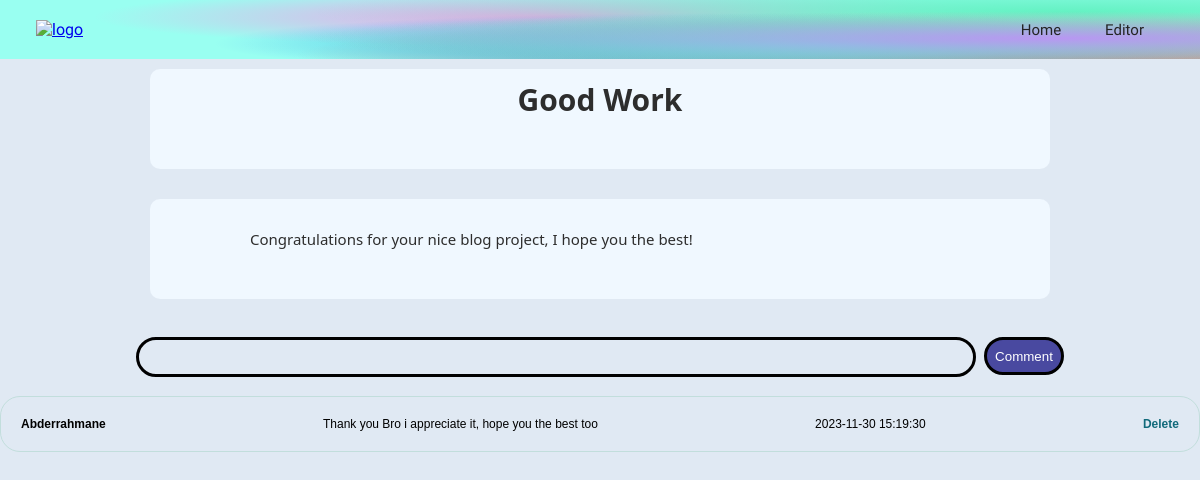
/blog/2 (signed in), run on the app's committed database.
### public/models.py (models this page shows)
class Post(db.Model):
    id = db.Column(db.Integer, primary_key=True)
    article = db.Column(db.Text, nullable=False)
    title = db.Column(db.Text, nullable=False)
    created_at = db.Column(db.DateTime(timezone=True), default=func.now())
    author = db.Column(db.Integer,
                       db.ForeignKey('user.id', ondelete="CASCADE"),
                       nullable=False)
    comments = db.relationship('Comment', backref='post', passive_deletes=True)

class Comment(db.Model):
    id = db.Column(db.Integer, primary_key=True)
    text = db.Column(db.String(200), nullable=False)
    created_at = db.Column(db.DateTime(timezone=True), default=func.now())
    author = db.Column(db.Integer,
                       db.ForeignKey('user.id', ondelete="CASCADE"),
                       nullable=False)
    post_id = db.Column(db.Integer,
                        db.ForeignKey('post.id', ondelete="CASCADE"),
                        nullable=False)

class User(db.Model, UserMixin):
    id = db.Column(db.Integer, primary_key=True)
    username = db.Column(db.String(50), unique=True, nullable=False)
    password = db.Column(db.String(60), nullable=False)
    email = db.Column(db.String(120), unique=True, nullable=False)
    created_at = db.Column(db.DateTime(timezone=True), default=func.now())
    posts = db.relationship('Post', backref='user', passive_deletes=True)
    comments = db.relationship('Comment', backref='user', passive_deletes=True)

### public/share.py (the view)
@posts.route("/blog/<id>")
@login_required
def blog(id):
    post = Post.query.filter_by(id=id).first()
    if not post:
        flash("Post Does Not Exist", category='error')
        return redirect(url_for('views.home'))
    comments = Comment.query.filter_by(post_id=id).all()
    return render_template("blog.html", user=current_user,
                           post=post, comment=comments)

### public/__init__.py (called while the page is built)
def create_app():
    app = Flask(__name__)
    app.config['SECRET_KEY'] = secret_key_hashed
    path = os.path.join(app.root_path, DB_NAME)
    app.config['SQLALCHEMY_DATABASE_URI'] = 'sqlite:///' + path
    db.init_app(app)
    from .home import views
    from .log import auth
    from .share import posts
    app.register_blueprint(views, url_prefix="/")
    app.register_blueprint(auth, url_prefix="/")
    app.register_blueprint(posts, url_prefix="/")
    from .models import User, Post, Comment
    create_database(app)
    login_manager = LoginManager()
    login_manager.login_view = "auth.login"
    login_manager.init_app(app)
    @login_manager.user_loader
    def load_user(id):
        return User.query.get(id)
    return app

### public/templates/blog.html (shortened to what this page needs)
<!DOCTYPE html>
<html lang="en">
<head>
    <link rel="stylesheet" href="../static/styles/style.css">
    <link rel="stylesheet" href="../static/styles/editor.css">
    <link rel="stylesheet" href="../static/styles/blog.css">
</head>
<body>
    <div class="logo">
        <nav>
            <a href="/"><img src="../static/images/—Pngtree—letter b logo_6059128.png" alt="logo" width="60px"></a>
            <ul>
                <li><a href="/" class="home">Home</a></li>
                <li><a href="/post" class="about">Editor</a></li>
            </ul>
        </nav>
    </div>
    <div class="test">
        <h1 class="title">{{ post.title }}</h1>
        <div class="article">
            {{ post.article }}
        </div>
    </div>
    <br><br>
    <form method='POST' action="/create-comment/{{ post.id }}">
        <div class="comments">
            <input type="text" id="kkk" name="text" class="comment-body">
            <label for="kkk"><button class="comment-btn">Comment</button></label>
        </div>
        <br>
        <div class="Comments-container">
            {% for comment in post.comments|sort(attribute='created_at', reverse=True) %}
            <div>
                <div class="Author"><b>{{ comment.user.username }}</b></div>
                <div class="cmnt">{{ comment.text }}</div>
                <div class="date">{{ comment.created_at }}</div>
                {% if current_user.id == comment.author or current_user.id == comment.post.author %}
                <div><a href="/delete-comment/{{comment.id}}" class="button"><strong>Delete</strong></a></div>
                {% endif %}
            </div>
            {% endfor %}
        </div>
    </form>
    <br><br>
</body>
</html>

### public/static/styles/style.css (style rules this page uses)
* { margin: 0px; padding: 0px; box-sizing: border-box; }
body { margin: 0; padding: 0; font-family: 'Dosis', sans-serif; background-color: #e0e9f3; }
.logo { padding: 10px 3%; }
nav { display: flex; align-items: center; justify-content: space-between; }
nav ul li { display: inline-block; margin: 10px 10px; }
nav ul li a { color: #242424; text-decoration: none; font-size: 15px; padding: 10px; font-family: 'Exo 2', sans-serif; }

### public/static/styles/editor.css (style rules this page uses)
.test { display: grid; justify-content: center; margin-top: 10px; }
.title, .article { width: 900px; min-height: 100px; height: auto; font-weight: 600; color: #2d2d2d; resize: none; border: none; border-radius: 10px; padding: 10px; outline: none; background-color: #F0F8FF; white-space: pre-line; font-family: system-ui, -apple-system, BlinkMacSystemFont, 'Segoe UI', Roboto, Oxygen, Ubuntu, Cantarell, 'Open Sans', 'Helvetica Neue', sans-serif; word-break: break-all; }
.title { font-size: 30px; padding: 10px 140px; text-align: center; }
.article { height: 320px; font-size: 15px; line-height: 20px; font-weight: 400; padding: 10px 100px; }
.title::placeholder, .article::placeholder { color: #2d2d2d; text-align: center; }
.logo { background-color: #99fff1; background-image: radial-gradient(at 88% 65%, hsla(262, 78%, 77%, 1) 0px, transparent 50%), radial-gradient(at 69% 75%, hsla(167, 81%, 65%, 1) 0px, transparent 50%), radial-gradient(at 87% 65%, hsla(120, 82%, 74%, 1) 0px, transparent 50%), radial-gradient(at 89% 20%, hsla(160, 84%, 67%, 1) 0px, transparent 50%), radial-gradient(at 61% 74%, hsla(214, 99%, 62%, 1) 0px, transparent 50%), radial-gradient(at 84% 94%, hsla(1, 96%, 65%, 1) 0px, transparent 50%), radial-gradient(at 46% 29%, hsla(312, 89%, 79%, 1) 0px, transparent 50%); }

### public/static/styles/blog.css (style rules this page uses)
.article { height: auto; margin-top: 30px; }
.comments, .Comments-container div { display: flex; flex-wrap: wrap; justify-content: center; }
.comments .comment-body { border: solid; width: 70%; height: 40px; background-color: transparent; padding: 10px; border-radius: 20px; }
.comments .comment-btn { height: 38px; width: 80px; border-radius: 20px; margin-left: 8px; cursor: pointer; border: solid black; background-color: rgb(73, 73, 160); color: white; }
.Comments-container { height: auto; border: solid 1px #C2DEDC; max-height: 400px; border-radius: 20px; }
.Comments-container div { font-size: 12px; white-space: pre-line; display: flex; justify-content: space-between; padding: 10px; font-family: 'poppins', sans-serif; }
.Comments-container div.cmnt { word-break: break-all; }
.Comments-container div a { color: #116A7B; text-decoration: none; }

### data on the page
Post: title "Good Work", article "Congratulations for your nice blog project, I hope you the best!"
Comment: user.username "Abderrahmane", text "Thank you Bro i appreciate it, hope you the best too", created_at "2023-11-30 15:19:30"
